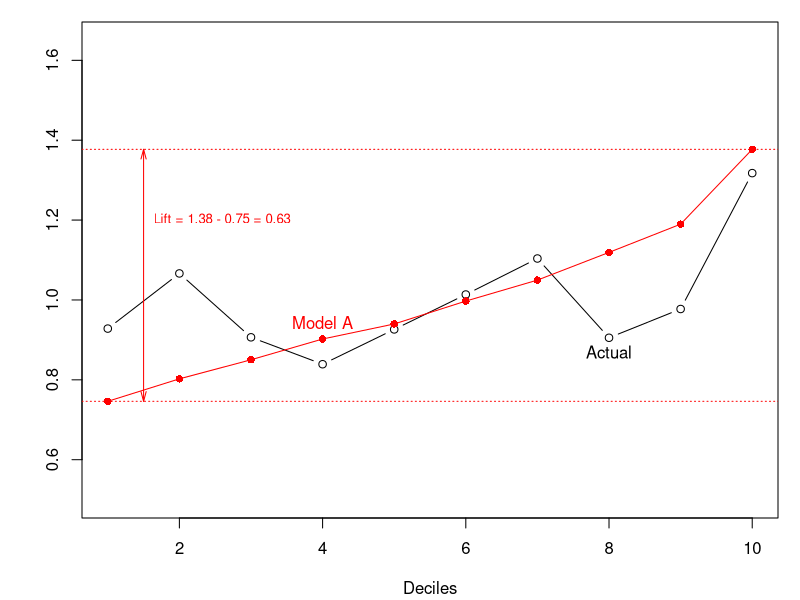
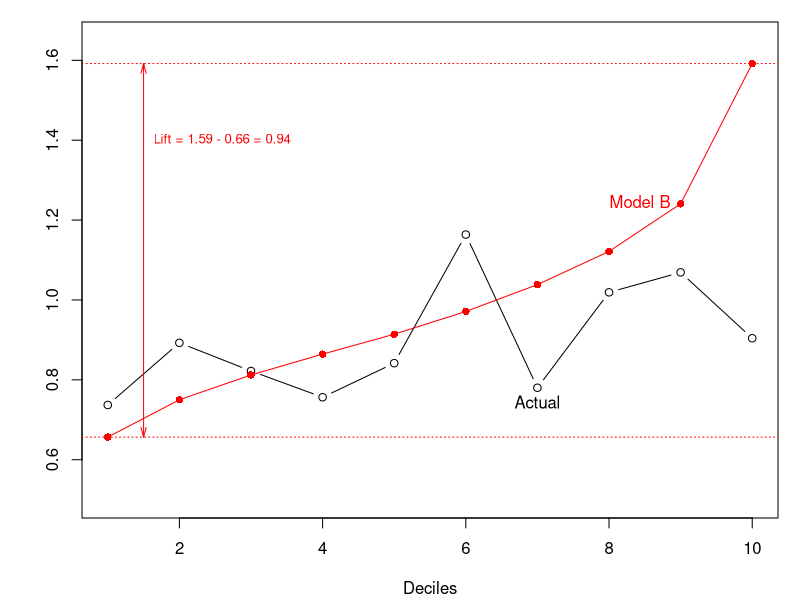
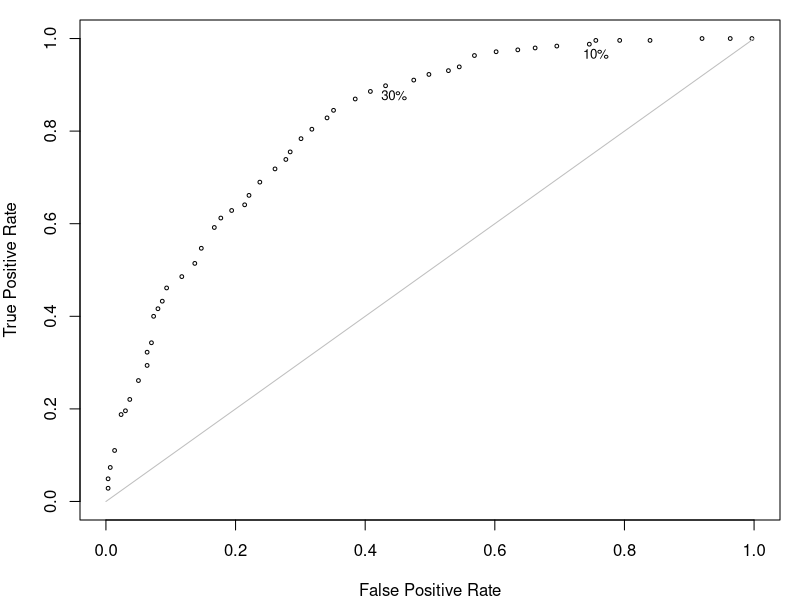

Recreate these plots in R, in order.

# Using the car.csv data from the book
# Generalized Linear Models for Insurance Data
# by Piet de Jong and Gillian Heller
# http://www.acst.mq.edu.au/GLMsforInsuranceData/
#
dta <- read.csv("data/car.csv")
dta <- dta[,1:10]
dta$veh_age <- as.factor(dta$veh_age)
dta$agecat <- as.factor(dta$agecat)
# separate all records with positive claims cost
idx <- dta$claimcst0 > 0
dtb <- dta[idx,]
dtb$obs <- 1:(dim(dtb)[1]) #adding row number
rm(idx, dta)
# add random numbers and split data into training and holdout
set.seed(189763)
dtb$rnd <- runif(dim(dtb)[1])
idx <- dtb$rnd < 0.6
dt.train <- dtb[idx,]
dt.holdout <- dtb[!idx,]
rm(idx, dtb)
#
# Fit a simple gamma GLM with two predictors
# This will be our current base model
#
fit.base <- glm(claimcst0 ~ area + veh_age, data = dt.train,
                family = Gamma(link = "log"))
dt.holdout$base <- predict(fit.base, newdata = dt.holdout, type = "response")
#
# Fit a "superior" model by including a new variable
# Store our model predictions in the dataset
#
fit.A <- glm(claimcst0 ~ area + veh_age + gender, data = dt.train,
             family = Gamma(link = "log"))
dt.holdout$mod.A <- predict(fit.A, newdata = dt.holdout, type = "response")
#
# Calculate bins of equal exposure based on sorting
# by model A predictions
#
set.seed(13472)
ord <- order(dt.holdout$mod.A, runif(length(dt.holdout$mod.A))) #second random vector breaks ties in first vector. returns row numbers
dt.holdout <- dt.holdout[ord,] #sort
cum.expo <- cumsum(dt.holdout$exposure)
total.exposure <- sum(dt.holdout$exposure)
bks <- c(0, 1:9 * total.exposure/10, 10.2 * total.exposure/10)
dt.holdout$bin.A <- cut(cum.expo, breaks = bks, labels = 1:10)
dt.holdout <- dt.holdout[order(dt.holdout$obs),]

rm(ord, cum.expo, total.exposure, bks)
# Check that summing exposure by bin number gives about
# equal exposure in each bin
tapply(dt.holdout$exposure, dt.holdout$bin.A, sum)
#
# Now let's calculate the lift that the new model provides
# compared to the current base model using deciles
#
avg.mod.A <- tapply(dt.holdout$mod.A,dt.holdout$bin.A, mean) / mean(dt.holdout$mod.A)
avg.actual <- tapply(dt.holdout$claimcst0,
                     dt.holdout$bin.A, mean)/mean(dt.holdout$mod.A)
#I think above line is an error. emailed CAS. should be this: 
avg.actual <- tapply(dt.holdout$claimcst0,
                     dt.holdout$bin.A, mean)/mean(dt.holdout$claimcst0)

par(mar = c(4,4,1,1)+0.1)
lim = c(0.5, 1.65)
plot(x = 1:10, y = avg.actual, type = "b", ylim = lim,
     xlab = "Deciles", ylab = "")
points(x = 1:10, y = avg.mod.A, pch = 16, col = "red")
lines(x = 1:10, y = avg.mod.A, col = "red")
text(x = 8, y = avg.actual[8], labels = "Actual", pos = 1)
text(x = 4, y = avg.mod.A[4], labels = "Model A", pos = 3, col = "red")
abline(h = avg.mod.A[c(1,10)], lty = 3, col = "red")
arrows(x0 = 1.5, y0 = avg.mod.A[1], x1 = 1.5, y1 = avg.mod.A[10],
       code = 3, col = "red", angle = 15, length = 0.1)
text(x = 1.5, y = 1.2,
     labels = paste(c("Lift = ",
                      round(avg.mod.A[10],2), " - ",
                      round(avg.mod.A[1],2), " = ",
                      round(diff(avg.mod.A[c(1,10)]),2)),
                    collapse = ""),
     pos = 4, cex = 0.8, col = "red")
rm(avg.mod.A, avg.actual, lim)
#
# Fit a complete model by including all variables
#
fit.B <- glm(claimcst0 ~ area + veh_age + gender + agecat +
               veh_value + veh_body,
             data = dt.train, family = Gamma(link = "log"))
dt.holdout$mod.B <- predict(fit.B, newdata = dt.holdout, type = "response")
#
# Calculate bins of equal exposure based on sorting
# by model B predictions
#
set.seed(13472)
ord <- order(dt.holdout$mod.B, runif(length(dt.holdout$mod.B)))
dt.holdout <- dt.holdout[ord,]
cum.expo <- cumsum(dt.holdout$exposure)
total.exposure <- sum(dt.holdout$exposure)
bks <- c(0, 1:9 * total.exposure/10, 10.2 * total.exposure/10)

dt.holdout$bin.B <- cut(cum.expo, breaks = bks, labels = 1:10)
dt.holdout <- dt.holdout[order(dt.holdout$obs),]
rm(ord, cum.expo, total.exposure, bks)
# Check that summing exposure by bin number gives about
# equal exposure in each bin
tapply(dt.holdout$exposure, dt.holdout$bin.B, sum)
#
# Now let's calculate the lift that the new model provides
# compared to the current base model using deciles
#
avg.mod.B <- tapply(dt.holdout$mod.B,
                    dt.holdout$bin.B, mean)/mean(dt.holdout$mod.B)
avg.actual <- tapply(dt.holdout$claimcst0,
                     dt.holdout$bin.B, mean)/mean(dt.holdout$mod.B)
par(mar = c(4,4,1,1)+0.1)
lim = c(0.5, 1.65)
plot(x = 1:10, y = avg.actual, type = "b", ylim = lim,
     xlab = "Deciles", ylab = "")
points(x = 1:10, y = avg.mod.B, pch = 16, col = "red")
lines(x = 1:10, y = avg.mod.B, col = "red")
text(x = 7, y = avg.actual[7], labels = "Actual", pos = 1)
text(x = 9, y = avg.mod.B[9], labels = "Model B", pos = 2, col = "red")
abline(h = avg.mod.B[c(1,10)], lty = 3, col = "red")
arrows(x0 = 1.5, y0 = avg.mod.B[1], x1 = 1.5, y1 = avg.mod.B[10],
       code = 3, col = "red", angle = 15, length = 0.1)
text(x = 1.5, y = 1.4,
     labels = paste(c("Lift = ",
                      round(avg.mod.B[10],2), " - ",
                      round(avg.mod.B[1],2), " = ",
                      round(diff(avg.mod.B[c(1,10)]),2)),
                    collapse = ""),
     pos = 4, cex = 0.8, col = "red")
rm(avg.mod.B, avg.actual, lim)



#double lift


#ROC

library(foreign)
library(rms)
# Set to TRUE to generate the graph as a JPEG file
generate.file <- FALSE
#
# Using the testicular cancer (t821.sav) data from the book
# Clinical Prediction Models
# by Ewout W. Steyerberg
# http://www.clinicalpredictionmodels.org/
#
tmp <- read.spss("t821.sav", to.data.frame = TRUE)
# The data t821.sav is in SPSS format and reading it will
# throw a warning message about undeclared levels in the
# HOSP variable. Please ignore it as we are not using
# this variable for this example.
n544 <- tmp[tmp$STUDY == "development",]
#
# Set the vector Y to Yes or No depending
# on whether the patient has benign tissue
#
Y <- rep("No", 544)
Y[n544$NEC == 1] <- "Yes"
Y <- as.factor(Y)
full <- lrm(NEC ~ TER + PREAFP + PREHCG + SQPOST + REDUC10,
            data = n544,
            x = TRUE,
            y = TRUE)
probs <- predict(full, type = "fitted.ind")
thresholds <- seq(0.005, 0.93, length = 50)
N <- length(thresholds)
TPR <- numeric(N) # true positive rates
FPR <- numeric(N) # false positive rates
for(i in 1:N){
        mod.pred <- rep("N", 544)
        mod.pred[probs > thresholds[i]] <- "Y"
        tb <- table(mod.pred, Y)[2:1,2:1] #confusion matrix
        TPR[i] <- tb[1,1] / (tb[1,1]+tb[2,1])
        FPR[i] <- tb[1,2] / (tb[1,2]+tb[2,2])
}
if(generate.file)
        jpeg(filename = "roc-example.jpeg", width = 640, height = 380)
op <- par(mar = c(4,4,1,1))
plot(x = FPR, y = TPR,
     type = "p", pch = 1, cex = 0.5,
     xlim = c(0,1), ylim = c(0,1),
     ylab = "True Positive Rate", xlab = "False Positive Rate")
lines(x = c(0,1), y = c(0,1), col = "gray")
text(y = 0.996, x = 0.756, label = "10%", cex = 0.8, pos = 1)
text(y = 0.906, x = 0.445, label = "30%", cex = 0.8, pos = 1)
if(generate.file) dev.off()
#
# Calculate an approximation to the
# area under the curve (AUC) using
# mid-point as the height of the
# approximating rectangles
#
FPR <- rev(FPR)
TPR <- rev(TPR)
rect.base <- (FPR[-1] - FPR[-length(FPR)])
AUC <- (sum(rect.base * TPR[-1]) + sum(rect.base * TPR[-length(TPR)]))/2
